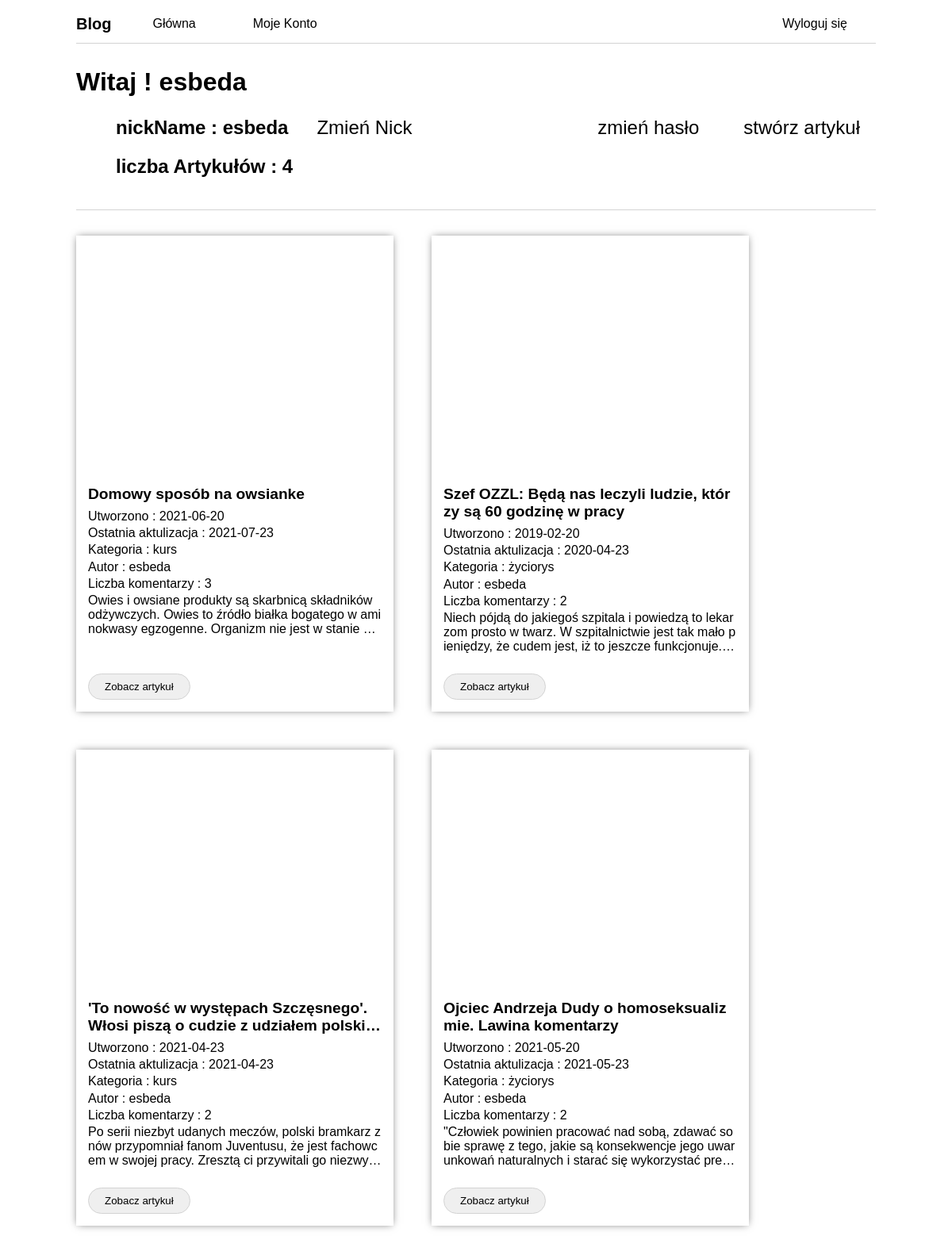
The app's page /moje/moje-konto.php (signed in) with its own data.
### tables this page shows
create table user_login(
        user_id int auto_increment not null,
        nickName varchar(50) NOT NULL,
        password varchar(500) not null,
        primary key(user_id)
);

create table article (
        article_id int auto_increment not null,
        article_header varchar(255) NOT NULL,
        article_src varchar(1000) NOT NULL,
        article_text longtext NOT NULL,
        article_category_id int,
        article_created DATE not null,
        article_updated DATE not null,
        article_owner_id int,
        FOREIGN KEY(article_category_id) REFERENCES article_category (category_id),
        FOREIGN KEY(article_owner_id) REFERENCES user_login (user_id),
        primary key(article_id)
);

### components/articles.php (the view, shortened to what this page needs)
<!DOCTYPE html>
<html lang="en">
<head>
</head>
<body>
<?php
if($_SESSION['logged']){
    $loggedID = $_SESSION['loggedID'];
    $myarticleQ = "SELECT * from article inner join user_login on article_owner_id = user_login.user_id where article_owner_id = '$loggedID'";
    $myarticleR = mysqli_query($server,$myarticleQ);
    echo "<div class='articles' >";
    while($d = mysqli_fetch_array($myarticleR)){
        $text = json_decode($d['article_text'], true, 512, JSON_UNESCAPED_UNICODE);
        $idD = $d['article_id'];
        $commentsCount = "SELECT count(comment_id) as cc from article_comment where comment_for_article_id = $idD";
        $commentR = mysqli_query($server,$commentsCount);
        while($x = mysqli_fetch_array($commentR)){
            $count = $x['cc'];
        }
        $category = $d['article_category_id'];
        if($category == 1) $textCategory = "życiorys";
        if($category == 3) $textCategory = "kurs";
        echo "<form class='article' method='post'>";
        echo "<div style='background-image: url($d[article_src])' class='image' ></div>";
        echo "<div class='article_info' >";
        echo "<h1>$d[article_header]</h1>";
        echo "<p>Utworzono : $d[article_created]</p>";
        echo "<p>Ostatnia aktulizacja : $d[article_updated]</p>";
        echo "<p>Kategoria : $textCategory</p>";
        echo "<p>Autor : $d[nickName]</p>";
        echo "<p>Liczba komentarzy : $count</p>";
        echo "<p>$text[text_1]</p>";
        echo "</div>";
        echo "<button type='submit' name='article' value='$d[article_id]' >Zobacz artykuł</button>";
        echo "</form>";
    }
    echo "</div>";
}
?>
</body>
</html>

### moje/moje-konto.php (shortened to what this page needs)
<?php
$server = mysqli_connect('localhost','root','');
?>
<!DOCTYPE html>
<html lang="pl">
<head>
   <link rel="stylesheet" href="../main.css">
</head>
<body>
   <?php include("../components/nav.php") ?>
    <div class="user-info">
        <?php
            $loggedID = $_SESSION['loggedID'];
            $nickq = "SELECT nickName from user_login where user_id = '$loggedID' ";
            $nickr = mysqli_query($server,$nickq);
            if(mysqli_query($server,$nickq)){
                while($d = mysqli_fetch_array($nickr)){
                    echo "<h1>Witaj ! $d[nickName]</h1>";
                }
            } else {
                $_SESSION['logged'] = false;
                $_SESSION['loggedID'] = 0;
                $url = $_SESSION['actualLink']."konto/zaloguj.php";
                header( "Location: $url" );
            }
        ?>
        <div class="user-stats" >
            <?php
                $loggedID = $_SESSION['loggedID'];
                $nickq = "SELECT nickName from user_login where user_id = '$loggedID' ";
                $nickr = mysqli_query($server,$nickq);
                if(mysqli_query($server,$nickq)){
                    while($d = mysqli_fetch_array($nickr)){
                        echo "<div>";
                            echo "<div>";
                                echo "<h1>nickName : $d[nickName]</h1> <a href='zmien-nick.php' >Zmień Nick</a>";
                            echo "</div>";
                            echo "<div class='zmien-haslo'>";
                                echo "<a href='zmien-haslo.php'>zmień hasło</a>";
                                echo "<a href='stworz-artykul.php'>stwórz artykuł</a>";
                            echo "</div>";
                        echo "</div>";
                    }
                }
                $nickq = "SELECT count(article_id) as suma from article where article_owner_id = '$loggedID' ";
                $nickr = mysqli_query($server,$nickq);
                if(mysqli_query($server,$nickq)){
                    while($d = mysqli_fetch_array($nickr)){
                        echo "<h1>liczba Artykułów : $d[suma]</h1>";
                    }
                }
            ?>
        </div>
    </div>
    <?php include("../components/articles.php") ?>
</body>
</html>

### components/nav.php
<header>
    <div class='nav' >
        <h1>Blog</h1>
        <?php
            $url = $_SESSION['mainLink'];
            echo "<a href='$url' >Główna</a>";
        ?>
        <?php
            $logged = $_SESSION['logged'];
            if($logged){
                $url = $_SESSION['actualLink']."moje/moje-konto.php";
                echo "<a href='$url' >Moje Konto</a>";
            }
        ?>
    </div>
    <div class='logged'>
        <?php
            $logged = $_SESSION['logged'];
            if(!$logged){
                $url = $_SESSION['actualLink']."konto/zaloguj.php";
                echo "<a href='$url' >Zaloguj się</a>";
            } else {
                $url = $_SESSION['actualLink']."konto/wyloguj.php";
                echo "<a href='$url' >Wyloguj się</a>";
            }
        ?>
    </div>
</header>

### main.css (style rules this page uses)
* { margin: 0; padding: 0; -webkit-box-sizing: border-box; box-sizing: border-box; color: black; font-family: 'Poppins', sans-serif; }
a { color: black; text-decoration: none; padding: 5px 20px; -webkit-transition: all .2s ease-in-out; transition: all .2s ease-in-out; }
body { padding: 1rem 8vw; }
header { display: -webkit-box; display: -ms-flexbox; display: flex; -webkit-box-align: center; -ms-flex-align: center; align-items: center; -webkit-box-pack: justify; -ms-flex-pack: justify; justify-content: space-between; padding-bottom: 10px; border-bottom: 1px solid lightgray; }
header .nav h1 { font-size: 20px; font-weight: 800; margin-right: 1rem; }
header .nav, header .logged { display: -webkit-box; display: -ms-flexbox; display: flex; -webkit-box-orient: horizontal; -webkit-box-direction: normal; -ms-flex-direction: row; flex-direction: row; -webkit-box-align: center; -ms-flex-align: center; align-items: center; }
header .nav a, header .logged a { margin: 0 1rem; }
.user-info { width: 100%; border-bottom: 1px solid lightgray; padding: 30px 0; }
.user-info .user-stats { width: 100%; padding: 20px 0 10px 50px; }
.user-info .user-stats h1 { font-size: 1.5rem; font-weight: 600; }
.user-info .user-stats div { width: 100%; display: -webkit-box; display: -ms-flexbox; display: flex; -webkit-box-orient: horizontal; -webkit-box-direction: normal; -ms-flex-direction: row; flex-direction: row; -webkit-box-align: center; -ms-flex-align: center; align-items: center; -webkit-box-pack: justify; -ms-flex-pack: justify; justify-content: space-between; }
.user-info .user-stats div h1 { font-size: 1.5rem; font-weight: 600; }
.user-info .user-stats div div, .user-info .user-stats div .zmien-haslo { display: -webkit-box; display: -ms-flexbox; display: flex; -webkit-box-orient: horizontal; -webkit-box-direction: normal; -ms-flex-direction: row; flex-direction: row; -webkit-box-align: center; -ms-flex-align: center; align-items: center; -webkit-box-pack: start; -ms-flex-pack: start; justify-content: flex-start; margin-bottom: 1rem; }
.user-info .user-stats div div h1, .user-info .user-stats div .zmien-haslo h1 { font-size: 1.5rem; font-weight: 600; word-break: break-all; }
.user-info .user-stats div div a, .user-info .user-stats div .zmien-haslo a { margin-left: 1rem; font-size: 1.5rem; font-weight: 300; }
.user-info .user-stats div .zmien-haslo { -webkit-box-pack: end; -ms-flex-pack: end; justify-content: flex-end; }
.articles { display: -webkit-box; display: -ms-flexbox; display: flex; -ms-flex-wrap: wrap; flex-wrap: wrap; -webkit-box-orient: horizontal; -webkit-box-direction: normal; -ms-flex-direction: row; flex-direction: row; margin-top: 2rem; gap: 3rem; }
.articles .article { width: 400px; height: 600px; position: relative; -webkit-box-shadow: 0px 0px 10px -2px rgba(0, 0, 0, 0.582); box-shadow: 0px 0px 10px -2px rgba(0, 0, 0, 0.582); }
.articles .article .image { width: 100%; height: 300px; background-position: center; background-repeat: no-repeat; background-size: cover; z-index: 2; }
.articles .article .article_info { padding: 15px; }
.articles .article .article_info h1 { font-size: 1.2rem; -webkit-box-orient: vertical; display: -webkit-box; overflow: hidden; word-break: break-all; text-overflow: ellipsis; -webkit-line-clamp: 2; margin-bottom: .5rem; }
.articles .article .article_info p { -webkit-box-orient: vertical; display: -webkit-box; overflow: hidden; word-break: break-all; text-overflow: ellipsis; -webkit-line-clamp: 3; margin-bottom: .2rem; }
.articles .article button { position: absolute; bottom: 15px; border-radius: 25px; border: 1px solid lightgray; padding: 8px 20px; margin-left: 15px; }

### records on screen
user_login: nickName "esbeda"
article: article_header "Domowy sposób na owsianke", article_created "2021-06-20", article_updated "2021-07-23", article_category "kurs", article_owner.nickName "esbeda", count "3", article_text "Owies i owsiane produkty są skarbnicą składników odżywczych. Owies to źródło białka bogatego w aminokwasy egzogenne. Organizm nie jest w…", $d[article_id] 1 (drawn)
article: article_header "Szef OZZL: Będą nas leczyli ludzie, którzy są 60 godzinę w pracy", article_created "2019-02-20", article_updated "2020-04-23", article_category "życiorys", article_owner.nickName "esbeda", count "2", article_text "Niech pójdą do jakiegoś szpitala i powiedzą to lekarzom prosto w twarz. W szpitalnictwie jest tak mało pieniędzy, że cudem jest, iż to jeszcze…", $d[article_id] 7 (drawn)
article: article_header "'To nowość w występach Szczęsnego'. Włosi piszą o cudzie z…", article_created "2021-04-23", article_updated "2021-04-23", article_category "kurs", article_owner.nickName "esbeda", count "2", article_text "Po serii niezbyt udanych meczów, polski bramkarz znów przypomniał fanom Juventusu, że jest fachowcem w swojej pracy. Zresztą ci przywitali…", $d[article_id] 10 (drawn)
article: article_header "Ojciec Andrzeja Dudy o homoseksualizmie. Lawina komentarzy", article_created "2021-05-20", article_updated "2021-05-23", article_category "życiorys", article_owner.nickName "esbeda", count "2", article_text "\"Człowiek powinien pracować nad sobą, zdawać sobie sprawę z tego, jakie są konsekwencje jego uwarunkowań naturalnych i starać się…", $d[article_id] 13 (drawn)

### other values on screen
$d[suma] "4"
